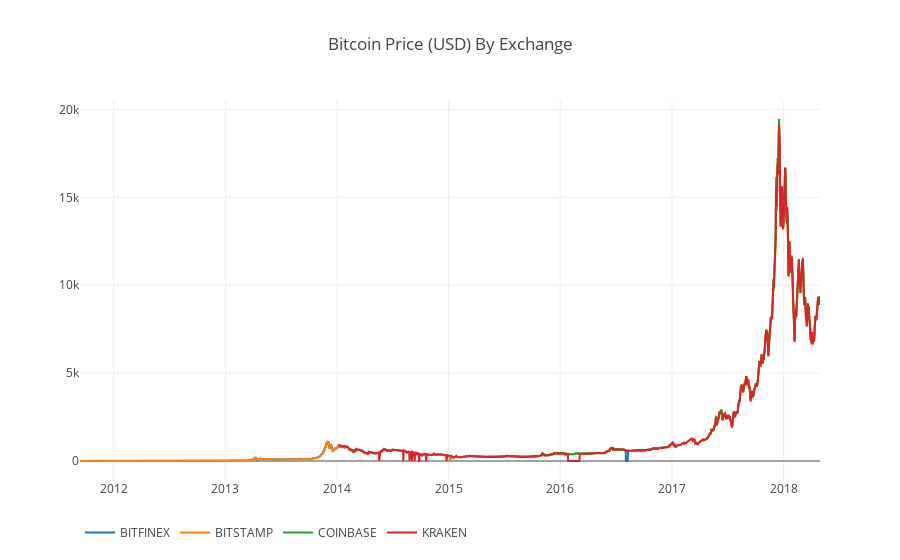

Source (notebook cell):
### Code cell
# Plot all of the BTC exchange prices
df_scatter(btc_usd_datasets, 'Bitcoin Price (USD) By Exchange')

### Figure 1 — Plotly figure (JSON) as saved in the notebook; plotly's stock layout.template omitted (floating-point values rounded to 4 significant figures; data arrays with more than 128 entries replaced by an {"elided": "..."} marker saying what was removed)
{"data": [{"name": "BITFINEX", "type": "scatter", "visible": "visible", "x": {"elided": "2422 str values"}, "y": {"elided": "2422 float values"}}, {"name": "BITSTAMP", "type": "scatter", "visible": "visible", "x": {"elided": "2422 str values"}, "y": {"elided": "2422 float values"}}, {"name": "COINBASE", "type": "scatter", "visible": "visible", "x": {"elided": "2422 str values"}, "y": {"elided": "2422 float values"}}, {"name": "KRAKEN", "type": "scatter", "visible": "visible", "x": {"elided": "2422 str values"}, "y": {"elided": "2422 float values"}}], "layout": {"legend": {"orientation": "h"}, "title": "Bitcoin Price (USD) By Exchange", "xaxis": {"type": "date"}, "yaxis": {"showticklabels": true, "title": "", "type": "linear"}}}
